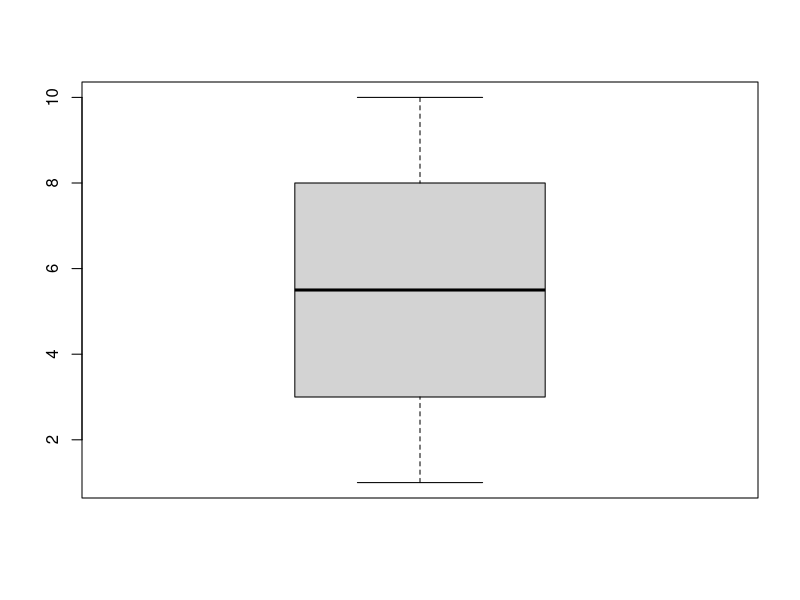
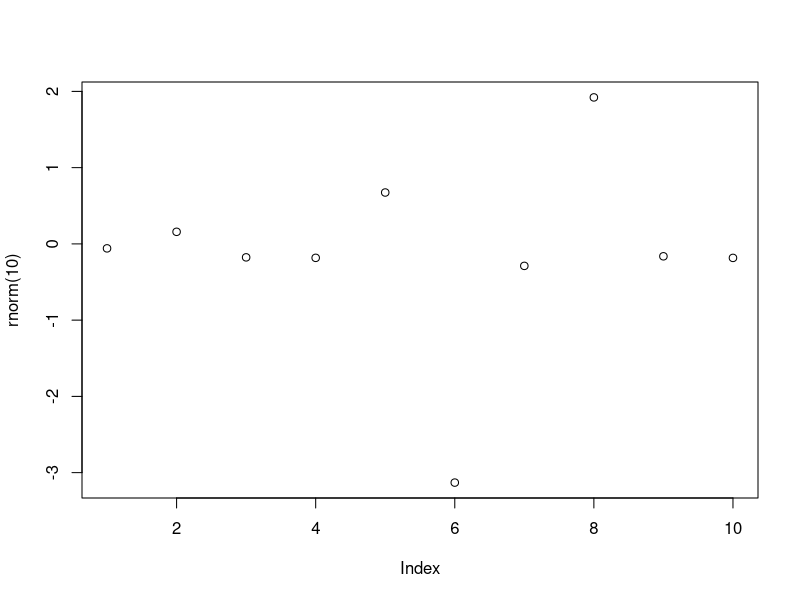
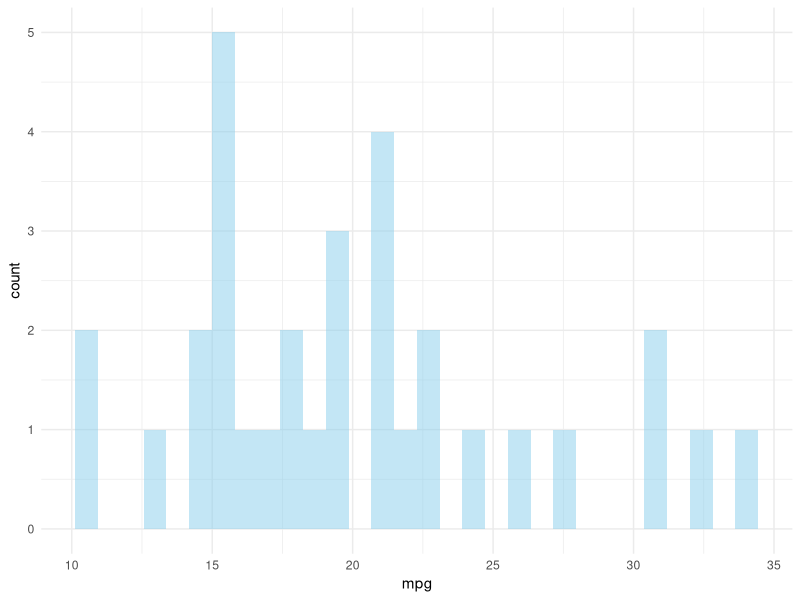

R code for these plots, in order:
## ---- chunk 1
mylongtext <- paste("İstatistik Metod:

Sürekli verilerin ortalama, standart sapma, median, minimum ve maksimum değerleri verildi. Kategorik veriler ve gruplanan sürekli veriler için frekans tabloları oluşturuldu. Genel sağkalım analizinde ölüm tarihi ve son başvuru tarihi hasta dosyalarından elde edildi. 
Sağkalım analizinde Kaplan-Meier grafikleri, Log-rank testi ve Cox-Regresyon testleri uygulandı. Analizler R-project (version 3.6.0) ve RStudio ile survival ve finalfit paketleri kullanılarak yapıldı. p değeri 0.05 düzeyinde anlamlı olarak kabul edildi.


R Core Team (2019). R: A language and environment for statistical computing. R Foundation for Statistical Computing, Vienna, Austria. URL https://www.R-project.org/.

Therneau T (2015). A Package for Survival Analysis in S. version 2.38, https://CRAN.R-project.org/package=survival

Terry M. Therneau, Patricia M. Grambsch (2000). Modeling Survival Data: Extending the Cox Model. Springer, New York. ISBN 0-387-98784-3.

Ewen Harrison, Tom Drake and Riinu Ots (2019). finalfit: Quickly Create Elegant Regression Results Tables and Plots when Modelling. R package version 0.9.6. https://github.com/ewenharrison/finalfit"
)


mylongtext <- strwrap(mylongtext)

# `r mylongtext`

## ---- chunk 2
boxplot(1:10)
plot(rnorm(10))
## ---- chunk 3
ggplot2::ggplot(mtcars,
                ggplot2::aes(x=mpg)
                ) + 
ggplot2::geom_histogram(fill="skyblue", alpha=0.5) + 
ggplot2::theme_minimal()
